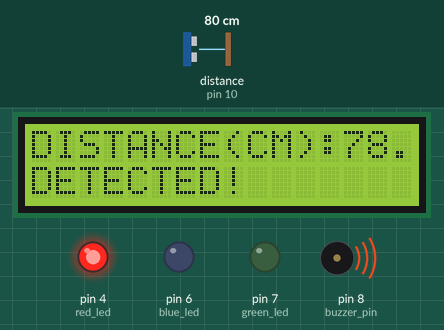
Bench run of a sketch on a simulated Arduino Uno, built with avr-gcc and run on an emulated ATmega328P. Parts: 16×2 character LCD, output pins drawn as LEDs (lit = HIGH), buzzer (waves = sounding, pin HIGH). Wiring (inferred from the names in the program): ultrasonic range finder: trigger pin 9; echo pin 10. Inputs (shaded band) come from the test bench; at power-on: distance to the obstacle (sensor on pin 10) 80 cm. The echo pulse lasts 58.3 µs per cm; pins used as bus, display or sensor lines are not drawn.

Above: at 1.3 s.
1.4 s: distance to the obstacle (sensor on pin 10) set to 12 cm
At 3.0 s:
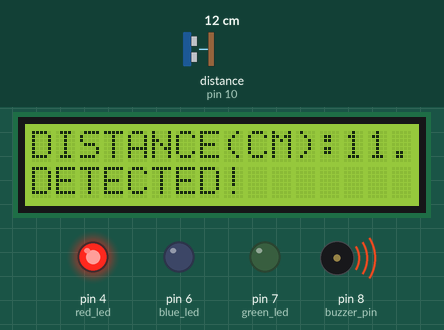
5.5 s: distance to the obstacle (sensor on pin 10) set to 9 cm
At 6.9 s:
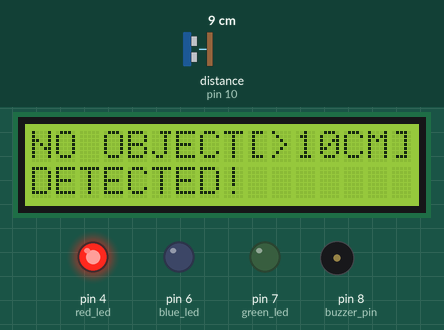
9.6 s: distance to the obstacle (sensor on pin 10) set to 18 cm
At 11.2 s:
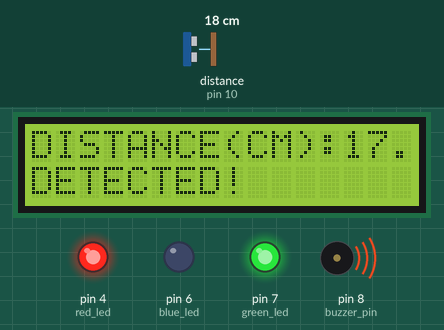
12.9 s: distance to the obstacle (sensor on pin 10) set to 2 cm
At 15.3 s:
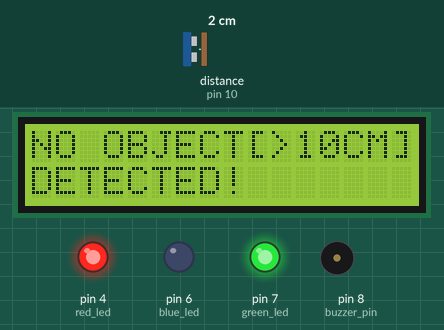
Timing chart, 0 to 16.8 s (numbered marks = the images above; inputs shaded):
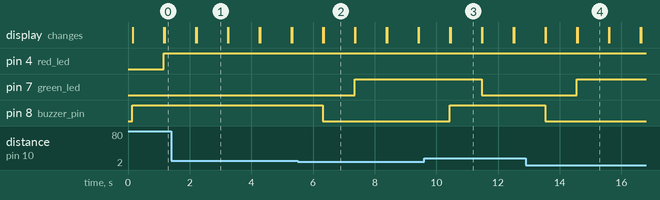

The sketch:

lcd_I2C_distance_estimation.ino
```cpp
const int trig_pin=9;
const int echo_pin=10;
const int buzzer_pin=8;
const int red_led=4;
const int green_led=7;
const int blue_led=6;
float  distance_cm;
#include <Wire.h>
#include <LiquidCrystal_I2C.h>
LiquidCrystal_I2C lcd(0x27,16,2);

long duration;


void setup()
{
 lcd.init(); //initialize lcd
 lcd.backlight();
 lcd.begin(16,2);
 lcd.setCursor(0,0);
 pinMode(trig_pin, OUTPUT);
 pinMode(echo_pin, INPUT);
 pinMode(red_led, OUTPUT);
 pinMode(green_led, OUTPUT);
 pinMode(blue_led, OUTPUT);
 pinMode(buzzer_pin, OUTPUT);

}

void loop()
{
  digitalWrite(trig_pin,LOW);
  delayMicroseconds(2);
   digitalWrite(trig_pin,HIGH);
  delayMicroseconds(10);
   digitalWrite(trig_pin,LOW);
  duration=pulseIn(echo_pin,HIGH);
  distance_cm=(duration*0.034)/2.0;
  if(distance_cm<=10)
  {
     digitalWrite(buzzer_pin,LOW);
     lcd.setCursor(0,0);
     lcd.print("NO OBJECT[>10CM]");
     lcd.setCursor(0,1);
     lcd.print("DETECTED!");
     delay(1000);
     lcd.clear();
     digitalWrite(green_led, HIGH);


  }
  else
  {
     digitalWrite(buzzer_pin,HIGH);
     lcd.setCursor(0,0);
     lcd.print("DISTANCE(CM):");
     lcd.print(distance_cm);

     lcd.setCursor(0,1);
     lcd.print("DETECTED!");
     delay(1000);
     lcd.clear();
     digitalWrite(red_led, HIGH);
      digitalWrite(green_led, LOW);

 }


}
```

Measured:
- the behaviour switches between 11 and 10 cm on distance to the obstacle (sensor on pin 10) (found by bisection; images 1 and 2)
- after the input at 1.4 s, the display: first differs from a run without the input after 0.83 s (image 1)
- after the input at 5.5 s, pin 7 (green_led): LOW → HIGH after 1.9 s; pin 8 (buzzer_pin): HIGH → LOW after 0.82 s; the display: first differs from a run without the input after 0.85 s (image 2)
- after the input at 9.6 s, pin 7 (green_led): HIGH → LOW after 1.9 s; pin 8 (buzzer_pin): LOW → HIGH after 0.84 s; the display: first differs from a run without the input after 0.86 s (image 3)
- after the input at 12.9 s, pin 7 (green_led): LOW → HIGH after 1.7 s; pin 8 (buzzer_pin): HIGH → LOW after 0.63 s; the display: first differs from a run without the input after 0.66 s (image 4)
- what the display in image 1 shows lasts 1.0 s, from 2.2 s to 3.2 s
